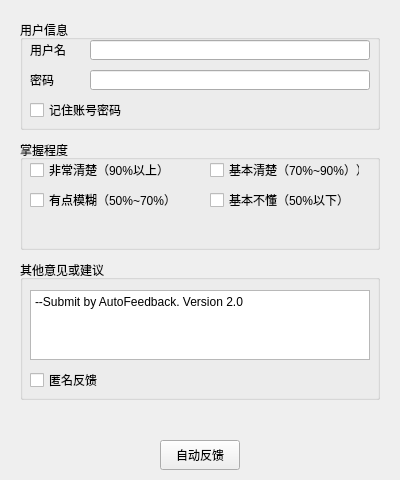
<?xml version="1.0" encoding="UTF-8"?>
<ui version="4.0">
 <class>AutoFeedback</class>
 <widget class="QWidget" name="AutoFeedback">
  <property name="geometry">
   <rect>
    <x>0</x>
    <y>0</y>
    <width>400</width>
    <height>480</height>
   </rect>
  </property>
  <property name="maximumSize">
   <size>
    <width>400</width>
    <height>480</height>
   </size>
  </property>
  <property name="windowTitle">
   <string>AutoFeedBack</string>
  </property>
  <widget class="QPushButton" name="submitButton">
   <property name="geometry">
    <rect>
     <x>160</x>
     <y>440</y>
     <width>80</width>
     <height>30</height>
    </rect>
   </property>
   <property name="text">
    <string>自动反馈</string>
   </property>
  </widget>
  <widget class="QGroupBox" name="userinfoGroup">
   <property name="geometry">
    <rect>
     <x>20</x>
     <y>140</y>
     <width>360</width>
     <height>110</height>
    </rect>
   </property>
   <property name="title">
    <string>掌握程度</string>
   </property>
   <widget class="QCheckBox" name="ACheck">
    <property name="geometry">
     <rect>
      <x>10</x>
      <y>20</y>
      <width>150</width>
      <height>20</height>
     </rect>
    </property>
    <property name="text">
     <string>非常清楚（90%以上）</string>
    </property>
   </widget>
   <widget class="QCheckBox" name="BCheck">
    <property name="geometry">
     <rect>
      <x>190</x>
      <y>20</y>
      <width>150</width>
      <height>20</height>
     </rect>
    </property>
    <property name="text">
     <string>基本清楚（70%~90%））</string>
    </property>
   </widget>
   <widget class="QCheckBox" name="CCheck">
    <property name="geometry">
     <rect>
      <x>10</x>
      <y>50</y>
      <width>150</width>
      <height>20</height>
     </rect>
    </property>
    <property name="text">
     <string>有点模糊（50%~70%）</string>
    </property>
   </widget>
   <widget class="QCheckBox" name="DCheck">
    <property name="geometry">
     <rect>
      <x>190</x>
      <y>50</y>
      <width>150</width>
      <height>20</height>
     </rect>
    </property>
    <property name="text">
     <string>基本不懂（50%以下）</string>
    </property>
   </widget>
  </widget>
  <widget class="QGroupBox" name="suggestionGroup">
   <property name="geometry">
    <rect>
     <x>20</x>
     <y>260</y>
     <width>360</width>
     <height>140</height>
    </rect>
   </property>
   <property name="title">
    <string>其他意见或建议</string>
   </property>
   <widget class="QTextEdit" name="suggestionEdit">
    <property name="geometry">
     <rect>
      <x>10</x>
      <y>30</y>
      <width>340</width>
      <height>70</height>
     </rect>
    </property>
    <property name="html">
     <string>&lt;!DOCTYPE HTML PUBLIC &quot;-//W3C//DTD HTML 4.0//EN&quot; &quot;http://www.w3.org/TR/REC-html40/strict.dtd&quot;&gt;
&lt;html&gt;&lt;head&gt;&lt;meta name=&quot;qrichtext&quot; content=&quot;1&quot; /&gt;&lt;meta charset=&quot;utf-8&quot; /&gt;&lt;style type=&quot;text/css&quot;&gt;
p, li { white-space: pre-wrap; }
hr { height: 1px; border-width: 0; }
li.unchecked::marker { content: &quot;\2610&quot;; }
li.checked::marker { content: &quot;\2612&quot;; }
&lt;/style&gt;&lt;/head&gt;&lt;body style=&quot; font-family:'Microsoft YaHei UI'; font-size:9pt; font-weight:400; font-style:normal;&quot;&gt;
&lt;p style=&quot; margin-top:0px; margin-bottom:0px; margin-left:0px; margin-right:0px; -qt-block-indent:0; text-indent:0px;&quot;&gt;--Submit by AutoFeedback. Version 2.0&lt;/p&gt;&lt;/body&gt;&lt;/html&gt;</string>
    </property>
   </widget>
   <widget class="QCheckBox" name="anonymityCheck">
    <property name="geometry">
     <rect>
      <x>10</x>
      <y>110</y>
      <width>79</width>
      <height>20</height>
     </rect>
    </property>
    <property name="text">
     <string>匿名反馈</string>
    </property>
   </widget>
  </widget>
  <widget class="QGroupBox" name="levelGroup">
   <property name="enabled">
    <bool>true</bool>
   </property>
   <property name="geometry">
    <rect>
     <x>20</x>
     <y>20</y>
     <width>360</width>
     <height>110</height>
    </rect>
   </property>
   <property name="title">
    <string>用户信息</string>
   </property>
   <widget class="QLabel" name="usernameLabel">
    <property name="geometry">
     <rect>
      <x>10</x>
      <y>20</y>
      <width>50</width>
      <height>20</height>
     </rect>
    </property>
    <property name="text">
     <string>用户名</string>
    </property>
   </widget>
   <widget class="QLabel" name="passwordLabel">
    <property name="geometry">
     <rect>
      <x>10</x>
      <y>50</y>
      <width>50</width>
      <height>20</height>
     </rect>
    </property>
    <property name="text">
     <string>密码</string>
    </property>
   </widget>
   <widget class="QCheckBox" name="rememberCheck">
    <property name="geometry">
     <rect>
      <x>10</x>
      <y>80</y>
      <width>100</width>
      <height>20</height>
     </rect>
    </property>
    <property name="text">
     <string>记住账号密码</string>
    </property>
   </widget>
   <widget class="QLineEdit" name="usernameEdit">
    <property name="geometry">
     <rect>
      <x>70</x>
      <y>20</y>
      <width>280</width>
      <height>20</height>
     </rect>
    </property>
   </widget>
   <widget class="QLineEdit" name="passwordEdit">
    <property name="geometry">
     <rect>
      <x>70</x>
      <y>50</y>
      <width>280</width>
      <height>20</height>
     </rect>
    </property>
    <property name="echoMode">
     <enum>QLineEdit::Password</enum>
    </property>
   </widget>
  </widget>
  <widget class="QLabel" name="stateLabel">
   <property name="geometry">
    <rect>
     <x>20</x>
     <y>410</y>
     <width>360</width>
     <height>20</height>
    </rect>
   </property>
   <property name="text">
    <string/>
   </property>
  </widget>
 </widget>
 <resources/>
 <connections/>
</ui>
